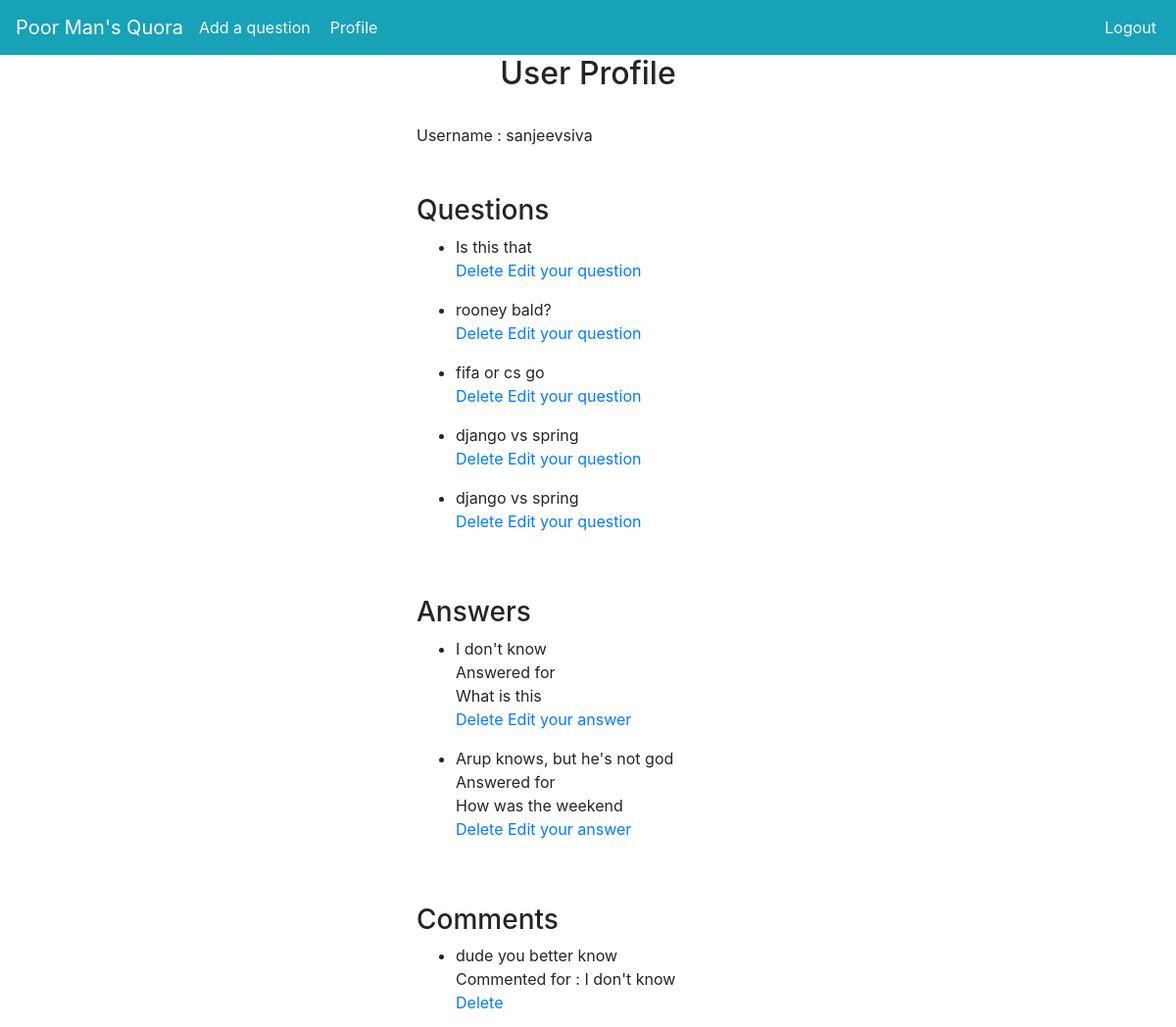
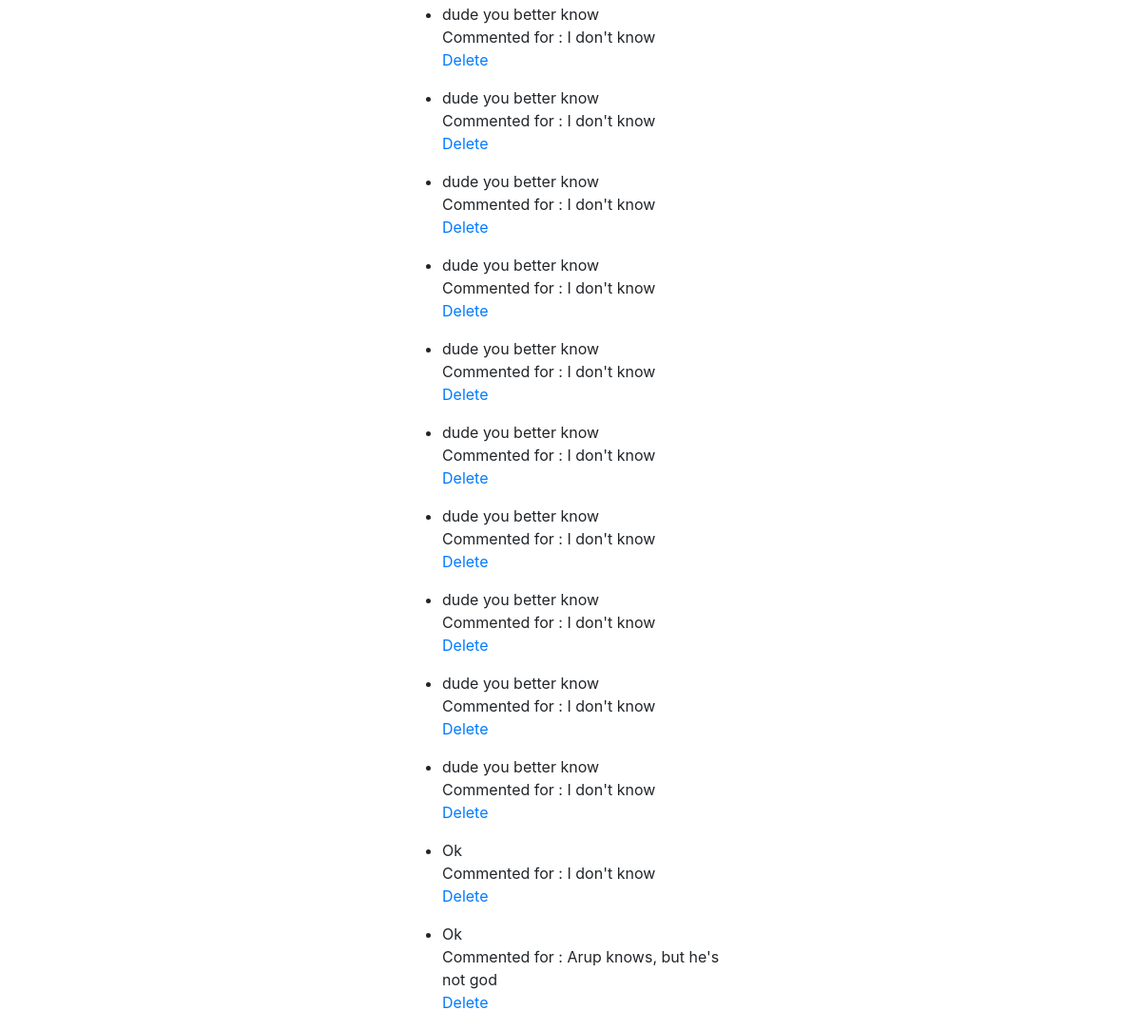
The app's page /profile/ (signed in), older data (2 pictures, top to bottom).
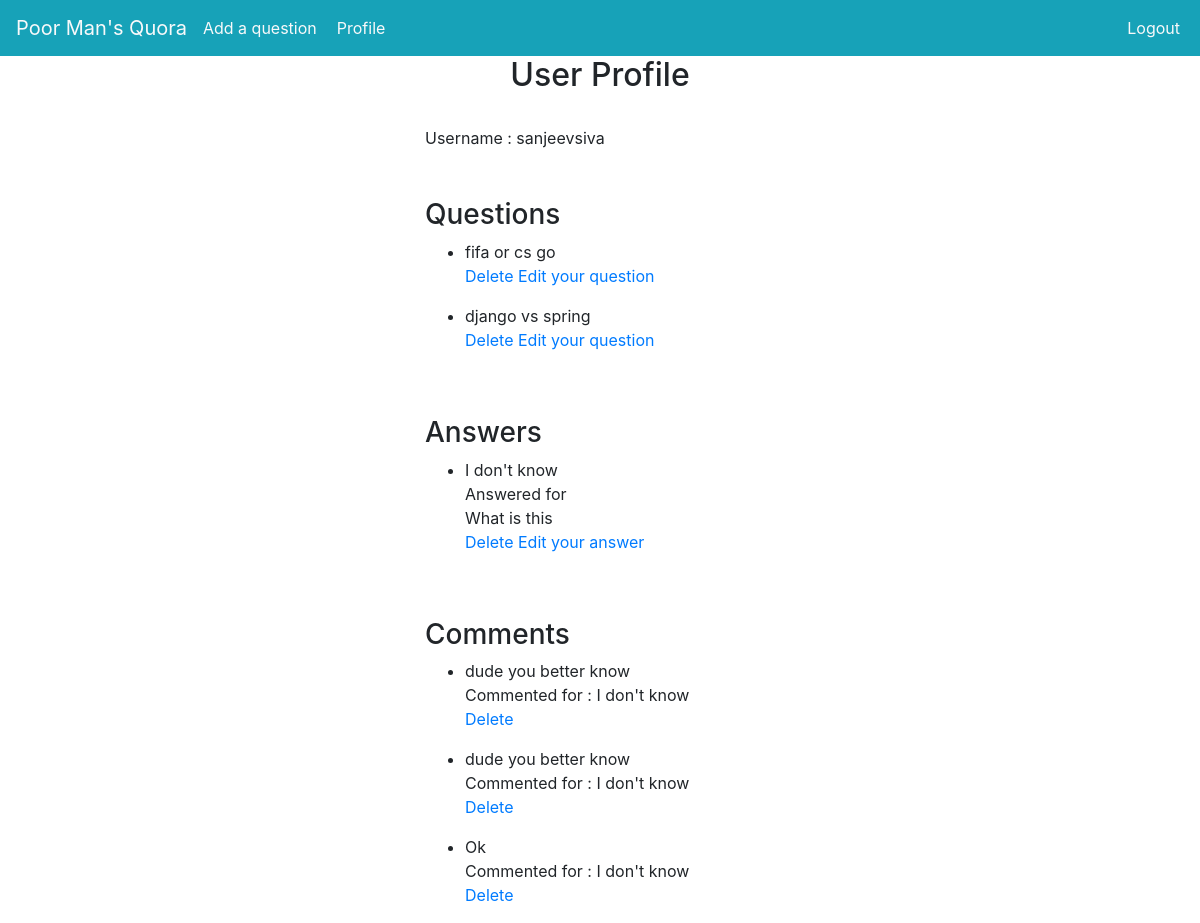
The same page, newer data.
### dashboard/models.py (models this page shows, shortened)
class TimeStampMixin(models.Model):
    created_at = models.DateTimeField(auto_now_add=True)
    updated_at = models.DateTimeField(auto_now=True)
    class Meta:
        abstract = True

class Question(TimeStampMixin):
    user = models.ForeignKey(User, on_delete=models.CASCADE)
    question_text = models.CharField(max_length=500)

class Answer(TimeStampMixin):
    user = models.ForeignKey(User, on_delete=models.CASCADE)
    question = models.ForeignKey(Question, on_delete=models.CASCADE)
    answer_text = models.CharField(max_length=2000)

class Comment(TimeStampMixin):
    answer = models.ForeignKey(Answer, on_delete=models.CASCADE)
    user = models.ForeignKey(User, on_delete=models.CASCADE)
    comment_text = models.CharField(max_length=2000)

### dashboard/views.py (the view)
# urls.py: path('profile/', views.user_profile, name='user_profile')
@login_required(login_url='/accounts/login/')
def user_profile(request):
    user_data = request.user
    user_questions = Question.objects.filter(user_id=user_data.id)
    user_answers = Answer.objects.filter(user_id=user_data.id)
    user_comments = Comment.objects.filter(user_id=user_data.id)
    context = {"user_data": user_data, "user_questions": user_questions, "user_answers": user_answers,
               "user_comments": user_comments}
    return render(request, "dashboard/user_profile.html", context)

### templates/dashboard/user_profile.html (shortened to what this page needs)
{% extends 'dashboard/base.html' %}
{% block content %}
    <div class="container">
        <div class="row">
            <div class="col">
            </div>
            <div class="col">
                <h2 style="text-align: center">User Profile</h2>
                <br>
                <div>
                    Username : {{ user.username }}
                </div>
            <br>
            <br>
                <div>
                    <h3> Questions </h3>
                    {% for question in user_questions %}
                        <ul>
                            <li>{{question.question_text}}</li>
                            <a href={% url 'delete_question' question.id %} onclick="return confirm('Are you sure you want to delete this item?');">Delete</a>
                             <a href={% url 'edit_question' question.id %}>Edit your question</a>
                        </ul>
                    {% endfor %}
                </div>
            <br>
            <br>
            <div>
                <h3> Answers</h3>
                {% for answer in user_answers %}
                    <ul>
                        <li>
                            {{ answer.answer_text }}
                            <br>
                            Answered for
                            <br>
                            {{ answer.question.question_text }}
                        </li>                            <a href={% url 'delete_answer' answer.id %} onclick="return confirm('Are you sure you want to delete this item?');">Delete</a>
                                             <a href={% url 'edit_answer' answer.question.id %}>Edit your answer</a>
                    </ul>
                {% endfor %}
            </div>
        <br>
        <br>
        <div>
            <h3>Comments</h3>
            {% for comment in user_comments %}
            <ul>
                <li>
                    {{ comment.comment_text }}
                    <br>
                    Commented for : {{ comment.answer.answer_text }}
                </li>                    <a href={% url 'delete_comment' comment.id %} onclick="return confirm('Are you sure you want to delete this item?');">Delete</a>
            </ul>
            {% endfor %}
        </div>
            </div>
            <div class="col">
            </div>
        </div>
    </div>
{% endblock %}

Row changes from the older to the newer data that the page shows:
removed Question: question_text "Is this that"
removed Question: question_text "rooney bald?"
removed Question: question_text "django vs spring"
removed Answer: answer_text "Arup knows, but he's not god", question.question_text "How was the weekend"
removed Comment: comment_text "dude you better know", answer.answer_text "I don't know"
removed Comment: comment_text "dude you better know", answer.answer_text "I don't know"
removed Comment: comment_text "dude you better know", answer.answer_text "I don't know"
removed Comment: comment_text "dude you better know", answer.answer_text "I don't know"
removed Comment: comment_text "dude you better know", answer.answer_text "I don't know"
removed Comment: comment_text "dude you better know", answer.answer_text "I don't know"
removed Comment: comment_text "dude you better know", answer.answer_text "I don't know"
removed Comment: comment_text "dude you better know", answer.answer_text "I don't know"
removed Comment: comment_text "dude you better know", answer.answer_text "I don't know"
removed Comment: comment_text "Ok", answer.answer_text "Arup knows, but he's not god"
